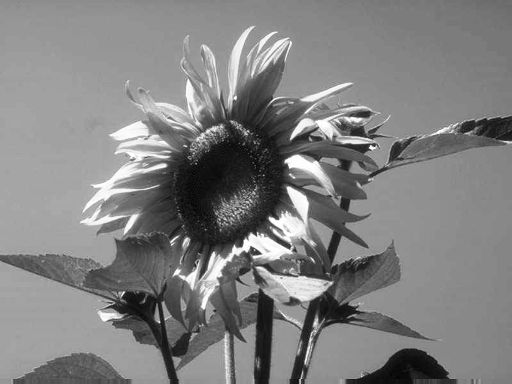
#> input picture EE_624_Assignment_2/sunflower.jpg, 512 x 384 px
$ python transforms.py
#> lines starting #> are read from the running program, lines starting #| are printed output that depends on the picture
from __future__ import division
from math import sqrt
import numpy as np
import cv2
from matplotlib import pyplot as plt

pi = np.pi

def DFT_matrix(N):

	i, j = np.meshgrid(np.arange(N), np.arange(N))
	A = (i*j) # Restrict to -0.2*pi to 0.2*pi
	omega = np.exp( - 2 * pi * 1j / N )
	W = np.power( omega, A )

	return W

def DFT(img):

	M,N = img.shape[:2]
	# result = np.empty(img.shape[:-1], dtype=complex)
	A = DFT_matrix(M)
	B = DFT_matrix(N)
	result = A.dot(img).dot(B)
	return result

img = cv2.imread('../sunflower.jpg',0)
#> img is the input picture: shape (384, 512); min 0, max 255, mean 128.5
# img = cv2.imread('../filt.jpg',0)
img_float32 = np.float32(img)

dft = cv2.dft(img_float32, flags = cv2.DFT_COMPLEX_OUTPUT)
dftc = DFT(img)
dft1 = np.zeros(dft.shape)
dft1[:,:,0] = dftc.real
dft1[:,:,1] = dftc.imag
# print dft1.shape

dft_shift = np.fft.fftshift(dft1)
magnitude_spectrum = 20*np.log(cv2.magnitude(dft_shift[:,:,0],dft_shift[:,:,1]))
phase_spectrum = (cv2.phase(dft_shift[:,:,0],dft_shift[:,:,1]))

for i in range(phase_spectrum.shape[0]):
	for j in range(phase_spectrum.shape[1]):
		if phase_spectrum[i,j] < 0.2*np.pi or phase_spectrum[i,j] > 1.8*np.pi:
			dft1[i,j,0] = 0
			dft1[i,j,1] = 0

dft_shift = np.fft.fftshift(dft1)
magnitude_spectrum1 = 20*np.log(cv2.magnitude(dft_shift[:,:,0],dft_shift[:,:,1]))
phase_spectrum1 = (cv2.phase(dft_shift[:,:,0],dft_shift[:,:,1]))

f_ishift = np.fft.ifftshift(dft_shift)
img_back = cv2.idft(f_ishift)
img_back = cv2.magnitude(img_back[:,:,0],img_back[:,:,1])

plt.subplot(131),plt.imshow(img, cmap = 'gray')
plt.title('Input Image'), plt.xticks([]), plt.yticks([])
plt.subplot(132),plt.imshow(magnitude_spectrum, cmap = 'gray')
plt.title('Magnitude Spectrum'), plt.xticks([]), plt.yticks([])
plt.subplot(133),plt.imshow(phase_spectrum, cmap = 'gray')
plt.title('Phase Spectrum'), plt.xticks([]), plt.yticks([])
plt.figure()
plt.subplot(131),plt.imshow(img_back, cmap = 'gray')
plt.title('Reconstructed Image'), plt.xticks([]), plt.yticks([])
plt.subplot(132),plt.imshow(magnitude_spectrum1, cmap = 'gray')
plt.title('Magnitude Spectrum'), plt.xticks([]), plt.yticks([])
plt.subplot(133),plt.imshow(phase_spectrum1, cmap = 'gray')
plt.title('Phase Spectrum'), plt.xticks([]), plt.yticks([])
plt.show()
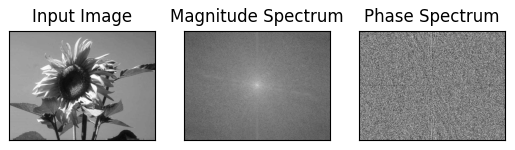
#> figure drawn by matplotlib, 3 panels
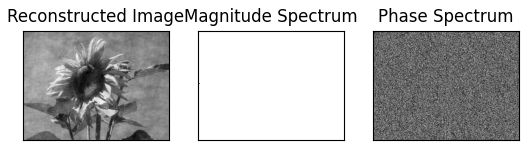
#> figure drawn by matplotlib, 3 panels

$ run again, with EE_624_Assignment_2/calender.JPG copied over EE_624_Assignment_2/sunflower.jpg
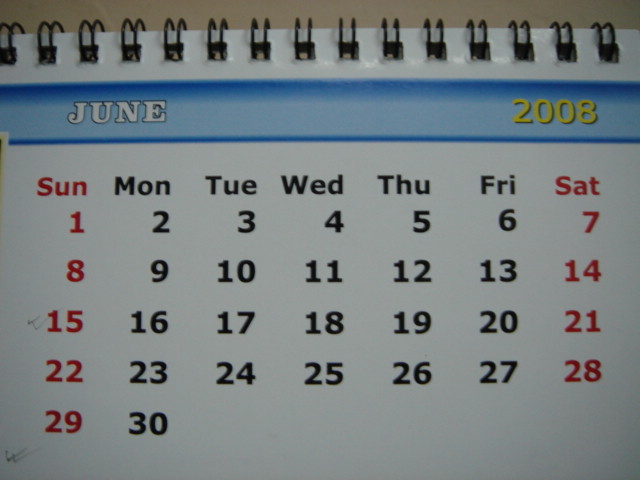
#> input picture EE_624_Assignment_2/calender.JPG, 640 x 480 px
#> `plt.show()`:
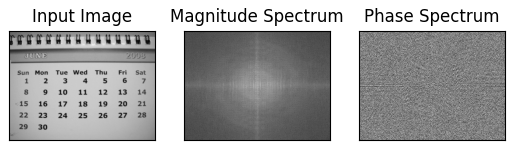
#> figure drawn by matplotlib, 3 panels
#> `plt.show()`:
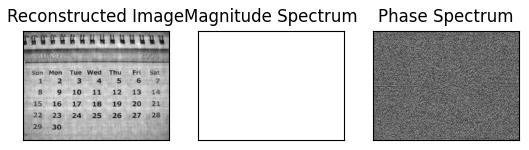
#> figure drawn by matplotlib, 3 panels

$ run again, with EE_624_Assignment_2/hand.JPG copied over EE_624_Assignment_2/sunflower.jpg
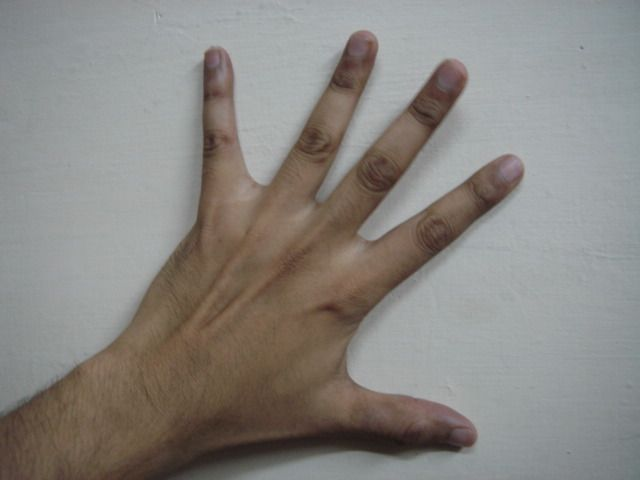
#> input picture EE_624_Assignment_2/hand.JPG, 640 x 480 px
#> `plt.show()`:
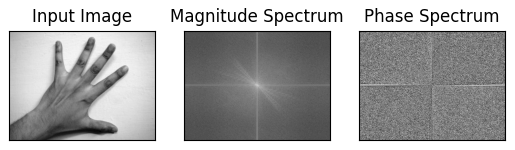
#> figure drawn by matplotlib, 3 panels
#> `plt.show()`:
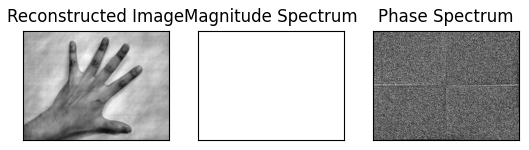
#> figure drawn by matplotlib, 3 panels
